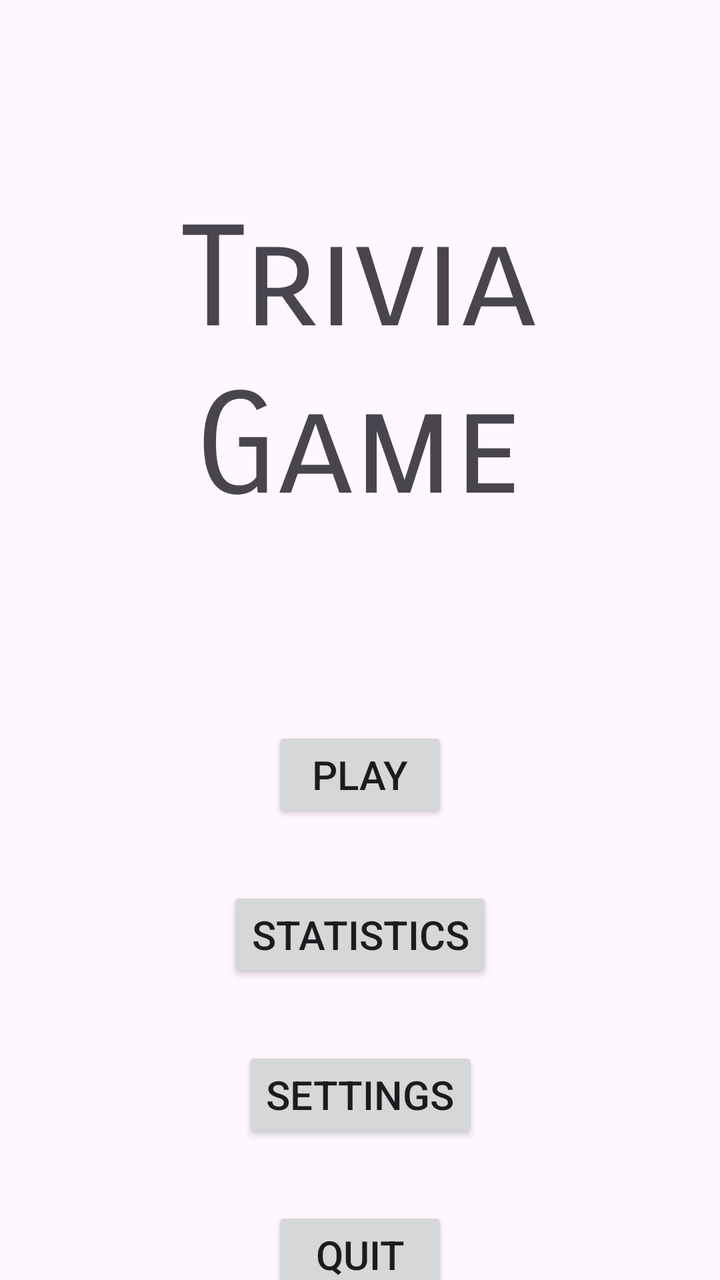
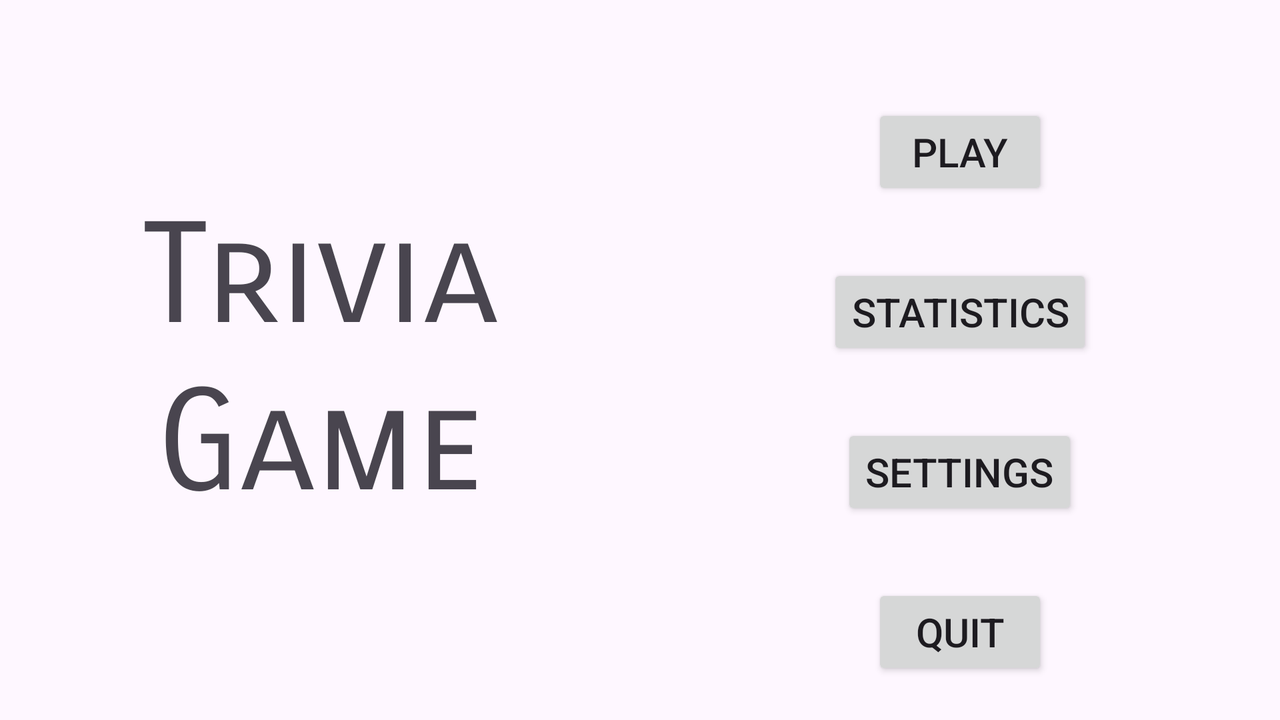

The same Android screen from two of the app's own layout files: first res/layout/ as a phone draws it, then the author's variant for another configuration, drawn on a device whose configuration selects that folder. Both files follow.
<!-- AndroidManifest.xml: application theme Theme.TriviaGameApp -->
<!-- res/layout/fragment_menu.xml -->
<?xml version="1.0" encoding="utf-8"?>
<androidx.constraintlayout.widget.ConstraintLayout xmlns:android="http://schemas.android.com/apk/res/android"
	xmlns:app="http://schemas.android.com/apk/res-auto"
	xmlns:tools="http://schemas.android.com/tools"
	android:id="@+id/frameLayout"
	android:layout_width="match_parent"
	android:layout_height="match_parent"
	tools:context=".MenuFragment">

	<TextView
		android:id="@+id/title_label"
		android:layout_width="wrap_content"
		android:layout_height="wrap_content"
		android:layout_marginTop="98dp"
		android:fontFamily="sans-serif-smallcaps"
		android:text="@string/title_label_tet"
		android:textAlignment="center"
		android:textSize="70sp"
		app:layout_constraintEnd_toEndOf="parent"
		app:layout_constraintHorizontal_bias="0.496"
		app:layout_constraintStart_toStartOf="parent"
		app:layout_constraintTop_toTopOf="parent" />

	<Button
		android:id="@+id/play_button"
		android:layout_width="wrap_content"
		android:layout_height="wrap_content"
		android:layout_marginTop="98dp"
		android:text="@string/play_button_text"
		android:textSize="20sp"
		app:layout_constraintEnd_toEndOf="parent"
		app:layout_constraintStart_toStartOf="parent"
		app:layout_constraintTop_toBottomOf="@+id/title_label" />

	<Button
		android:id="@+id/statistics_button"
		android:layout_width="wrap_content"
		android:layout_height="wrap_content"
		android:layout_marginTop="32dp"
		android:text="@string/statistics_button_text"
		android:textSize="20sp"
		app:layout_constraintEnd_toEndOf="parent"
		app:layout_constraintStart_toStartOf="parent"
		app:layout_constraintTop_toBottomOf="@+id/play_button" />

	<Button
		android:id="@+id/settings_button"
		android:layout_width="wrap_content"
		android:layout_height="wrap_content"
		android:layout_marginTop="32dp"
		android:text="@string/settings_button_text"
		android:textSize="20sp"
		app:layout_constraintEnd_toEndOf="parent"
		app:layout_constraintStart_toStartOf="parent"
		app:layout_constraintTop_toBottomOf="@+id/statistics_button" />

	<Button
		android:id="@+id/quit_button"
		android:layout_width="wrap_content"
		android:layout_height="wrap_content"
		android:layout_marginTop="32dp"
		android:text="@string/quit_button_text"
		android:textSize="20sp"
		app:layout_constraintEnd_toEndOf="parent"
		app:layout_constraintStart_toStartOf="parent"
		app:layout_constraintTop_toBottomOf="@+id/settings_button"/>

</androidx.constraintlayout.widget.ConstraintLayout>
<!-- resources referenced by this layout -->
<resources>
  <string name="play_button_text">Play</string>
  <string name="quit_button_text">Quit</string>
  <string name="settings_button_text">Settings</string>
  <string name="statistics_button_text">Statistics</string>
  <string name="title_label_tet">Trivia\nGame</string>
  <style name="Theme.TriviaGameApp" parent="Base.Theme.TriviaGameApp" />
  <style name="Base.Theme.TriviaGameApp" parent="Theme.Material3.DayNight.NoActionBar">
  		<item name="android:statusBarColor">@android:color/transparent</item>
  		<item name="android:windowLightStatusBar">true</item>
  		<item name="android:windowDrawsSystemBarBackgrounds">true</item>
  	</style>
</resources>
<!-- res/layout-land/fragment_menu.xml (the author's variant of the layout above) -->
<!-- drawn on the phone turned sideways -->
<?xml version="1.0" encoding="utf-8"?>
<androidx.constraintlayout.widget.ConstraintLayout xmlns:android="http://schemas.android.com/apk/res/android"
	xmlns:app="http://schemas.android.com/apk/res-auto"
	xmlns:tools="http://schemas.android.com/tools"
	android:id="@+id/container"
	android:layout_width="match_parent"
	android:layout_height="match_parent"
	tools:context=".MenuFragment">

	<LinearLayout
		android:layout_width="match_parent"
		android:layout_height="match_parent"
		android:orientation="horizontal"
		android:baselineAligned="false">

		<androidx.constraintlayout.widget.ConstraintLayout
			android:layout_width="0dp"
			android:layout_height="match_parent"
			android:orientation="vertical"
			android:gravity="center"
			android:layout_weight="1">

			<TextView
				android:id="@+id/title_label"
				android:layout_width="0dp"
				android:layout_height="wrap_content"
				android:fontFamily="sans-serif-smallcaps"
				android:text="@string/title_label_tet"
				android:textAlignment="center"
				android:textSize="70sp"
				app:layout_constraintBottom_toBottomOf="parent"
				app:layout_constraintEnd_toEndOf="parent"
				app:layout_constraintStart_toStartOf="parent"
				app:layout_constraintTop_toTopOf="parent" />

		</androidx.constraintlayout.widget.ConstraintLayout>

		<LinearLayout
			android:layout_width="0dp"
			android:layout_height="match_parent"
			android:orientation="vertical"
			android:gravity="center"
			android:layout_weight="1">

			<Button
				android:id="@+id/play_button"
				android:layout_width="wrap_content"
				android:layout_height="wrap_content"
				android:layout_marginTop="32dp"
				android:text="@string/play_button_text"
				android:textSize="20sp" />

			<Button
				android:id="@+id/statistics_button"
				android:layout_width="wrap_content"
				android:layout_height="wrap_content"
				android:layout_marginTop="32dp"
				android:text="@string/statistics_button_text"
				android:textSize="20sp" />

			<Button
				android:id="@+id/settings_button"
				android:layout_width="wrap_content"
				android:layout_height="wrap_content"
				android:layout_marginTop="32dp"
				android:text="@string/settings_button_text"
				android:textSize="20sp" />

			<Button
				android:id="@+id/quit_button"
				android:layout_width="wrap_content"
				android:layout_height="wrap_content"
				android:layout_marginTop="32dp"
				android:text="@string/quit_button_text"
				android:textSize="20sp" />
		</LinearLayout>

	</LinearLayout>



</androidx.constraintlayout.widget.ConstraintLayout>
